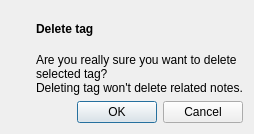
<ui version="4.0" >
 <class>DeleteTagDialog</class>
 <widget class="QDialog" name="DeleteTagDialog" >
  <property name="windowModality" >
   <enum>Qt::ApplicationModal</enum>
  </property>
  <property name="geometry" >
   <rect>
    <x>0</x>
    <y>0</y>
    <width>254</width>
    <height>134</height>
   </rect>
  </property>
  <property name="windowTitle" >
   <string/>
  </property>
  <property name="windowIcon" >
   <iconset>
    <normaloff>:/remove.png</normaloff>:/remove.png</iconset>
  </property>
  <layout class="QGridLayout" name="gridLayout" >
   <item row="1" column="1" >
    <widget class="QLabel" name="Label" >
     <property name="text" >
      <string>Are you really sure you want to delete 
selected tag?
Deleting tag won't delete related notes.</string>
     </property>
     <property name="alignment" >
      <set>Qt::AlignLeading|Qt::AlignLeft|Qt::AlignTop</set>
     </property>
    </widget>
   </item>
   <item row="2" column="0" colspan="2" >
    <widget class="QDialogButtonBox" name="buttonBox" >
     <property name="orientation" >
      <enum>Qt::Horizontal</enum>
     </property>
     <property name="standardButtons" >
      <set>QDialogButtonBox::Cancel|QDialogButtonBox::Ok</set>
     </property>
     <property name="centerButtons" >
      <bool>false</bool>
     </property>
    </widget>
   </item>
   <item row="0" column="1" >
    <widget class="QLabel" name="deleteLabel" >
     <property name="text" >
      <string>&lt;b>Delete tag&lt;/b></string>
     </property>
    </widget>
   </item>
   <item row="0" column="0" >
    <widget class="QLabel" name="label" >
     <property name="text" >
      <string/>
     </property>
    </widget>
   </item>
  </layout>
 </widget>
 <resources>
  <include location="notefinder.qrc" />
 </resources>
 <connections>
  <connection>
   <sender>buttonBox</sender>
   <signal>accepted()</signal>
   <receiver>DeleteTagDialog</receiver>
   <slot>accept()</slot>
   <hints>
    <hint type="sourcelabel" >
     <x>248</x>
     <y>254</y>
    </hint>
    <hint type="destinationlabel" >
     <x>157</x>
     <y>274</y>
    </hint>
   </hints>
  </connection>
  <connection>
   <sender>buttonBox</sender>
   <signal>rejected()</signal>
   <receiver>DeleteTagDialog</receiver>
   <slot>reject()</slot>
   <hints>
    <hint type="sourcelabel" >
     <x>316</x>
     <y>260</y>
    </hint>
    <hint type="destinationlabel" >
     <x>286</x>
     <y>274</y>
    </hint>
   </hints>
  </connection>
 </connections>
</ui>
